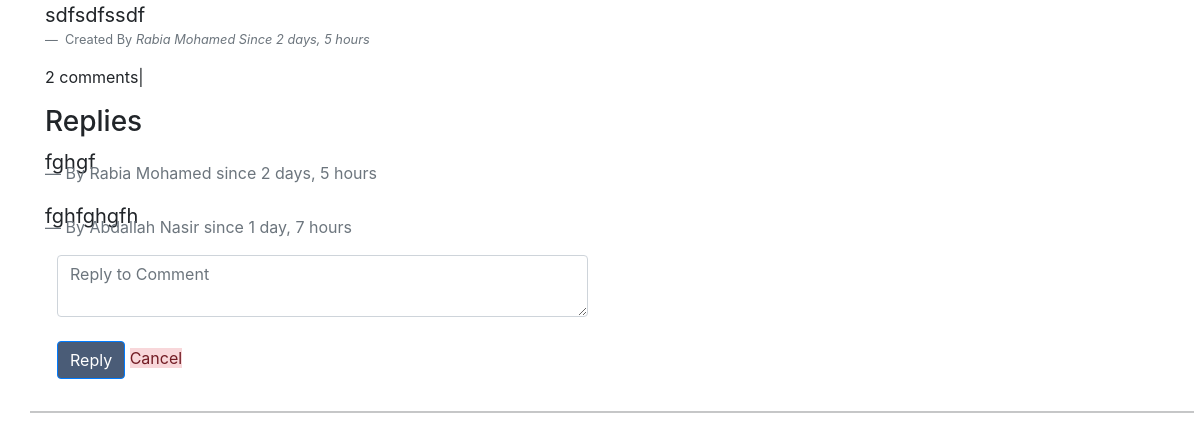
/comment_page/post-1/21/ (signed in), run on the app's committed database.
### posts/models.py (models this page shows, shortened)
class Comments(models.Model):
    post = models.ForeignKey(Post,related_name="comments",on_delete=models.CASCADE)
    user = models.ForeignKey(User,on_delete=models.CASCADE)
    content = models.TextField()
    reply = models.ForeignKey("Comments", null= True, related_name="replies",on_delete=models.CASCADE)
    timestamp = models.DateTimeField(auto_now=False,auto_now_add=True)

### posts/views.py (the view)
# urls.py: path("comment_page/<str:slug>/<id>/",views.comment_page,name="comment_page"),
@login_required(login_url="/login/")
def comment_page(request,id,slug):
    instance = Comments.objects.get(id=id)
    post = Post.objects.get(slug=instance.post.slug)
    comments = Comments.objects.filter(post=post ).order_by("-id")
    if request.method =="POST":
        form = CommentForm(request.POST or None,instance=post)
        if form.is_valid():
            content = request.POST.get("content")
            reply_id = request.POST.get("comment_id")
            comment_qs = None
            if reply_id:
                comment_qs = Comments.objects.get(id=reply_id)
            comment = Comments.objects.get_or_create(post=post, user=request.user,content=content,reply=comment_qs)
            form.save()
            return redirect(reverse("home:comment_page",kwargs={"id":instance.id,"slug":instance.post.slug}))
    else:
        form=CommentForm(None)
    context = {"comments":comments,"form":form,"instance":instance}
    return render(request,"comment_page.html",context)

### posts/forms.py
class CommentForm(forms.ModelForm):
    content = forms.CharField(widget=forms.Textarea,label="")
    class Meta:
        model = Comments
        fields = ["content"]

### templates/comment_page.html (shortened to what this page needs)
{% extends "base.html" %}
{% load static %}
{% load crispy_forms_tags %}
{% block content %}
  <div class="container">
    <div class="row">
    <div class="col col-lg-12 col-md-12 col-sm-12">
        <figure class="text-left">
            <blockquote class="blockquote">
              <p>{{instance.content}}</p>
            </blockquote>
            <figcaption class="blockquote-footer">
              Created By <cite title="Source Title">{{instance.user.get_full_name|title}} Since {{instance.timestamp|timesince}}</cite>
            </figcaption>
          </figure>
    </div>
    <div class="col col-lg-12 col-md-12 col-sm-12">
      <p>{{instance.replies.all.count}} comments|</p>
      </div>
       <div class="container at-2">
        <h3>Replies</h3>
        {% if instance.replies.all %}
         {% for reply in instance.replies.all %}
         <blockquote class="blockquote">
          <p class="mb-0"> {{reply.content}}</p>
          <footer class="blockquote-footer">By {{reply.user.get_full_name|title}} since {{reply.timestamp|timesince}}</cite></footer>
        </blockquote>
      {% endfor %}
        {% else %}
        <blockquote class="blockquote">
            <footer class="blockquote-footer">no Replies Yet</cite></footer>
          </blockquote>
         {% endif %}
    <div class="col col-lg-6">
      <div class="form-group row">
        <form method="POST">
          <div class="form-group">
            <textarea class="form-control" placeholder="Reply to Comment" name="content" rows="2" col="1"></textarea>
              <br>
            <input class="btn btn-primary" type="submit" value="Reply" >
            <a class="alert-danger" href="{% url 'home:details' slug=instance.post.slug %}" type="cancel">Cancel</a>
          </div>
        </form>
    </div>
    </div>
       </div>
      <hr>
      </div>
      </div>
{% endblock %}

### templates/base.html (shortened to what this page needs)
{% load static %}
<!DOCTYPE html>
<head>
<link rel="stylesheet" href="{% static 'css/base.css' %}">
<link href="https://cdn.jsdelivr.net/npm/bootstrap@5.0.0-beta1/dist/css/bootstrap.min.css" rel="stylesheet">
<link rel="stylesheet" href="https://maxcdn.bootstrapcdn.com/bootstrap/4.0.0-beta/css/bootstrap.min.css">
<body>
    {% block content %}
    {% endblock %}
</body>

### static/css/base.css (style rules this page uses)
.btn-primary { background-color:#4a5c77 !important; }

### data on the page
Comments: content "sdfsdfssdf", user.get_full_name "Rabia Mohamed", timestamp "2 days, 5 hours", replies.all.count "2"
Comments: content "fghgf", user.get_full_name "Rabia Mohamed", timestamp "2 days, 5 hours"
Comments: content "fghfghgfh", user.get_full_name "Abdallah Nasir", timestamp "1 day, 7 hours"
